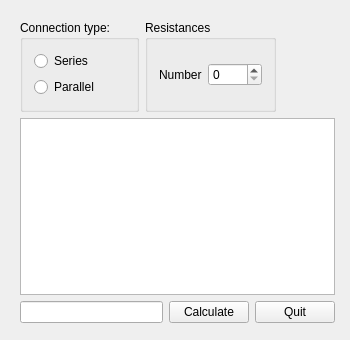
<?xml version="1.0" encoding="UTF-8"?>
<ui version="4.0">
 <class>Widget</class>
 <widget class="QWidget" name="Widget">
  <property name="geometry">
   <rect>
    <x>0</x>
    <y>0</y>
    <width>350</width>
    <height>340</height>
   </rect>
  </property>
  <property name="windowTitle">
   <string>Widget</string>
  </property>
  <widget class="QWidget" name="">
   <property name="geometry">
    <rect>
     <x>9</x>
     <y>9</y>
     <width>337</width>
     <height>325</height>
    </rect>
   </property>
   <layout class="QGridLayout" name="gridLayout_3">
    <item row="0" column="0">
     <layout class="QHBoxLayout" name="horizontalLayout_3">
      <item>
       <widget class="QGroupBox" name="groupBox">
        <property name="sizePolicy">
         <sizepolicy hsizetype="Fixed" vsizetype="Fixed">
          <horstretch>0</horstretch>
          <verstretch>0</verstretch>
         </sizepolicy>
        </property>
        <property name="minimumSize">
         <size>
          <width>111</width>
          <height>92</height>
         </size>
        </property>
        <property name="title">
         <string>Connection type:</string>
        </property>
        <layout class="QGridLayout" name="gridLayout">
         <item row="0" column="0">
          <layout class="QVBoxLayout" name="verticalLayout">
           <item>
            <widget class="QRadioButton" name="rbtnSeries">
             <property name="text">
              <string>Series</string>
             </property>
            </widget>
           </item>
           <item>
            <widget class="QRadioButton" name="rbtnParallel">
             <property name="text">
              <string>Parallel</string>
             </property>
            </widget>
           </item>
          </layout>
         </item>
        </layout>
       </widget>
      </item>
      <item>
       <widget class="QGroupBox" name="groupBox_2">
        <property name="title">
         <string>Resistances</string>
        </property>
        <layout class="QGridLayout" name="gridLayout_2">
         <item row="0" column="0">
          <layout class="QHBoxLayout" name="horizontalLayout">
           <item>
            <widget class="QLabel" name="label_2">
             <property name="text">
              <string>Number</string>
             </property>
            </widget>
           </item>
           <item>
            <widget class="QSpinBox" name="spinnerNumberOfResistances">
             <property name="maximum">
              <number>5000</number>
             </property>
            </widget>
           </item>
          </layout>
         </item>
        </layout>
       </widget>
      </item>
      <item>
       <spacer name="horizontalSpacer">
        <property name="orientation">
         <enum>Qt::Horizontal</enum>
        </property>
        <property name="sizeHint" stdset="0">
         <size>
          <width>40</width>
          <height>20</height>
         </size>
        </property>
       </spacer>
      </item>
     </layout>
    </item>
    <item row="1" column="0">
     <widget class="QTableView" name="tableView"/>
    </item>
    <item row="2" column="0">
     <layout class="QHBoxLayout" name="horizontalLayout_2">
      <item>
       <widget class="QLineEdit" name="txtResult"/>
      </item>
      <item>
       <widget class="QPushButton" name="btnCalculate">
        <property name="text">
         <string>Calculate</string>
        </property>
       </widget>
      </item>
      <item>
       <widget class="QPushButton" name="btnQuit">
        <property name="text">
         <string>Quit</string>
        </property>
       </widget>
      </item>
     </layout>
    </item>
   </layout>
  </widget>
 </widget>
 <layoutdefault spacing="6" margin="11"/>
 <resources/>
 <connections>
  <connection>
   <sender>btnQuit</sender>
   <signal>clicked()</signal>
   <receiver>Widget</receiver>
   <slot>close()</slot>
   <hints>
    <hint type="sourcelabel">
     <x>426</x>
     <y>369</y>
    </hint>
    <hint type="destinationlabel">
     <x>488</x>
     <y>41</y>
    </hint>
   </hints>
  </connection>
 </connections>
</ui>
